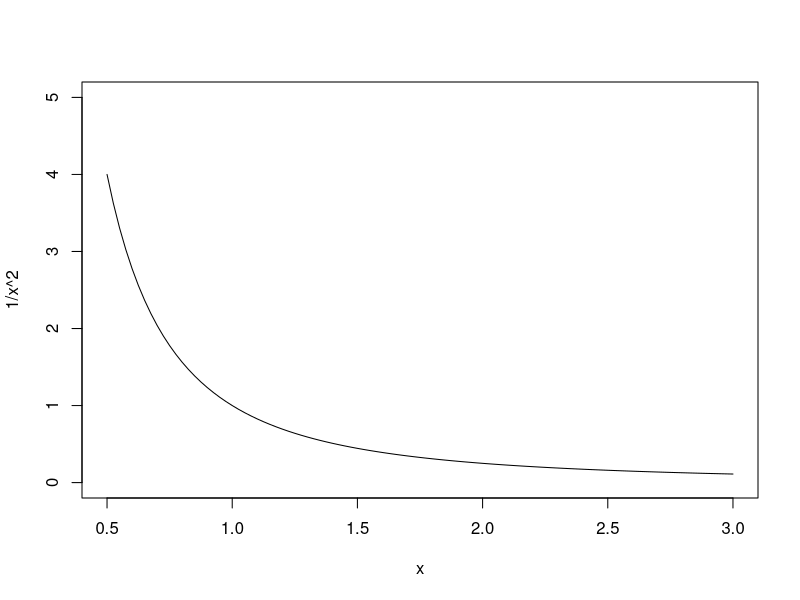
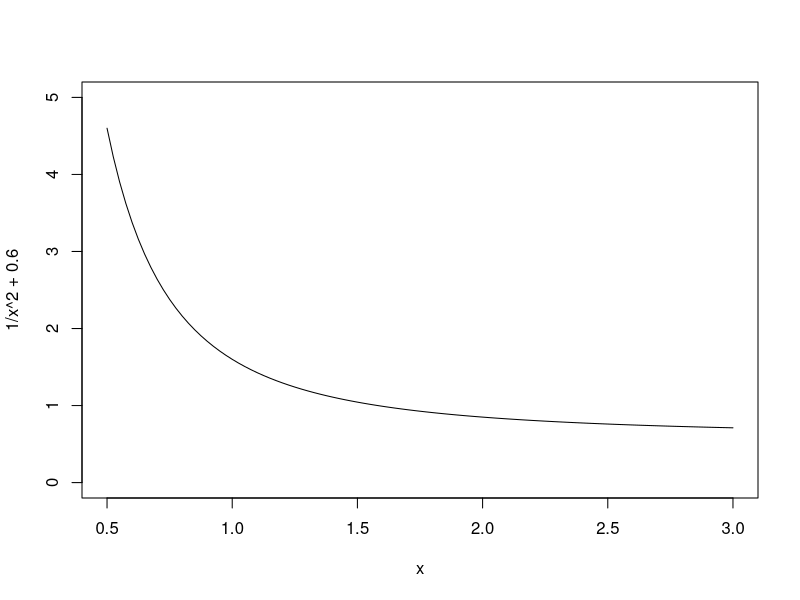
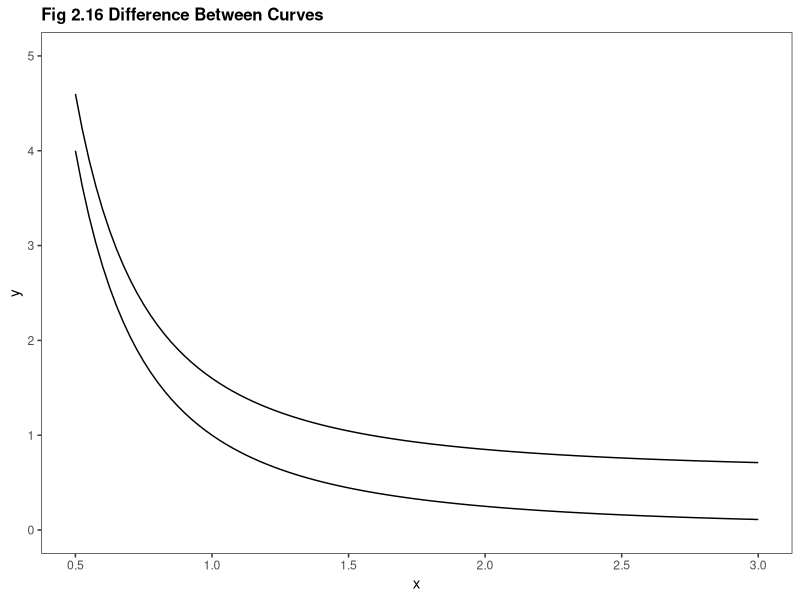
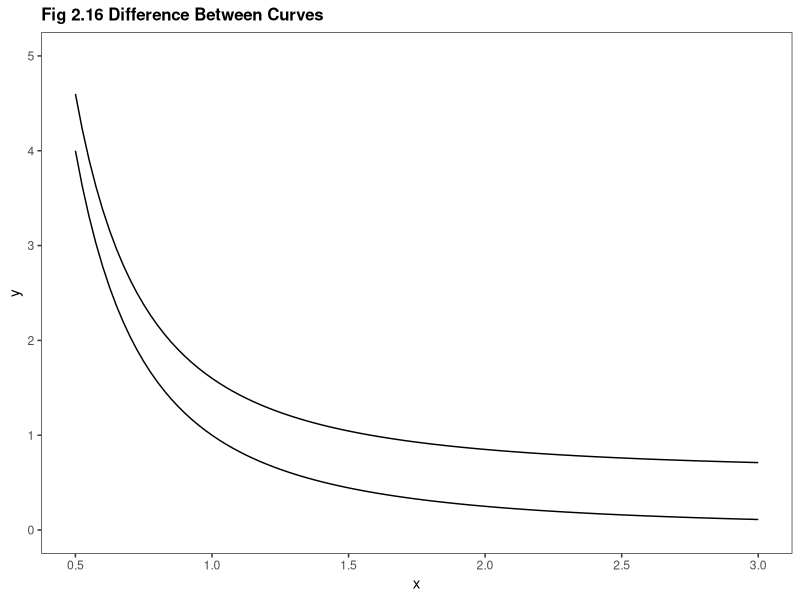

The R script that drew these images, in order:
library(ggplot2)
library(reshape2)

this_base <- "fig02-16_difference-between-curves"

my_data <- data.frame(
  curve1 = curve(1/x^2, from = 0.5, to = 3, ylim = c(0, 5)),
  curve2 = curve(1/x^2 + 0.6, from = 0.5, to = 3.0 , ylim = c(0, 5))$y)

names(my_data) <- c("x", "curve1", "curve2")

my_data_long <- melt(my_data, "x", c("curve1", "curve2"), "curve")

p <- ggplot(my_data_long, aes(x = x, y = value, group = curve)) +
  geom_line() +
  scale_x_continuous(breaks = seq(0.5, 3, 0.5), limits = c(0.5, 3)) +
  scale_y_continuous(breaks = seq(0, 5, 1), limits = c(0, 5)) +
  labs(x = "x", y = "y") + 
  ggtitle("Fig 2.16 Difference Between Curves") +
  theme_bw() +
  theme(panel.grid.major = element_blank(),
        panel.grid.minor = element_blank(),
        plot.title = element_text(size = rel(1.1), face = "bold"))

p

ggsave(paste0(this_base, ".png"), 
       p, width = 6, height = 5)

